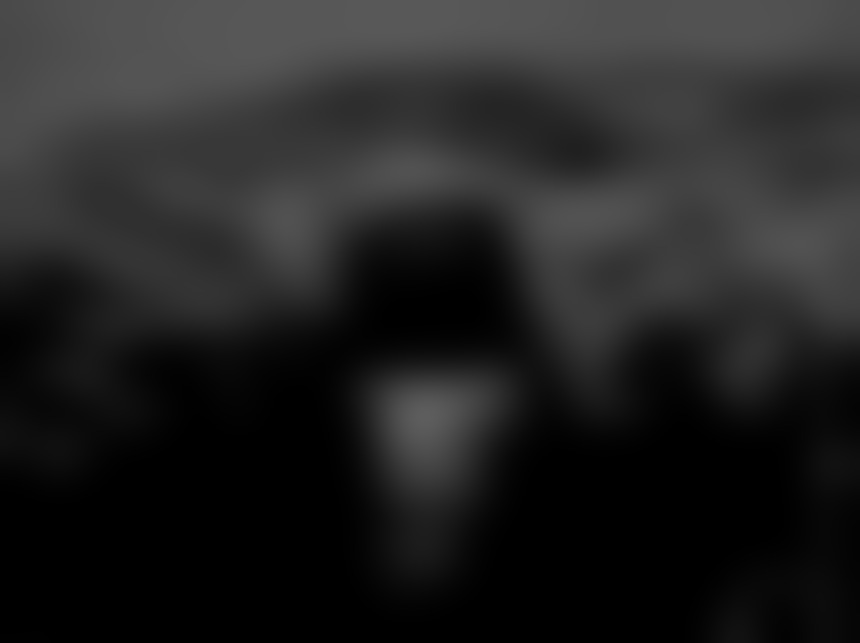
#> input picture AcademicAN/paper_img/preprocessing/blur_15_100.png, 860 x 643 px
$ python gass_blur.py
#> lines starting #> are read from the running program, lines starting #| are printed output that depends on the picture
import cv2
import numpy as np
img_path = './blur_15_100.png'
kernel_size = (15, 15)
sigma = 100

img = cv2.imread(img_path)
#> img is the input picture: shape (643, 860, 3); min 0, max 93, mean 34.7
img = cv2.GaussianBlur(img, kernel_size, sigma)
img1 = np.float32(img) #转化数值类型
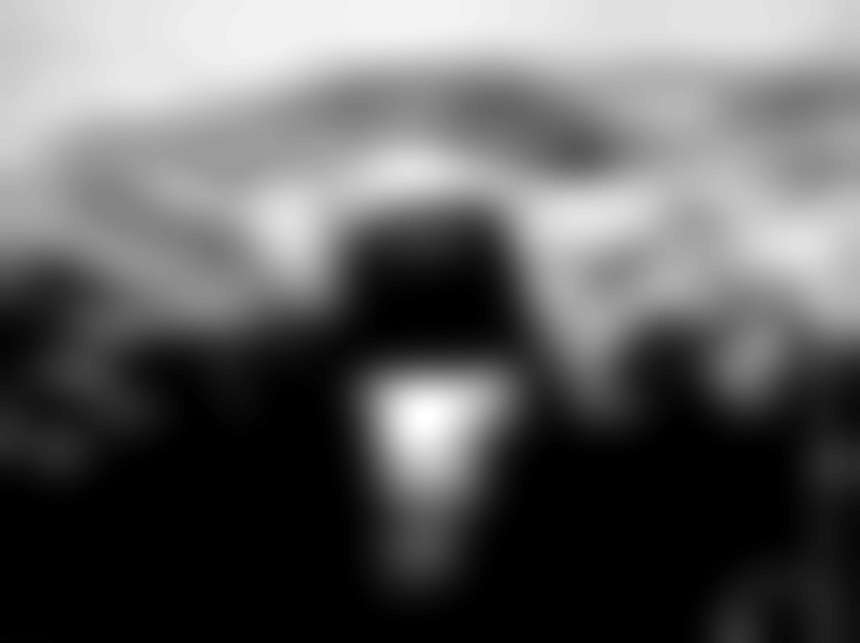
#> img1: shape (643, 860, 3) float32; min 0, max 92, mean 34.7; drawn with min black and max white
kernel = np.ones((20,20),np.float32)/25
dst = cv2.filter2D(img1,-1,kernel)
#cv2.filter2D(src,dst,kernel,auchor=(-1,-1))函数：
blur_img = 'blur_' + str(kernel_size[0]) + '_' + str(sigma) + '.png'
cv2.imwrite(blur_img, img)
